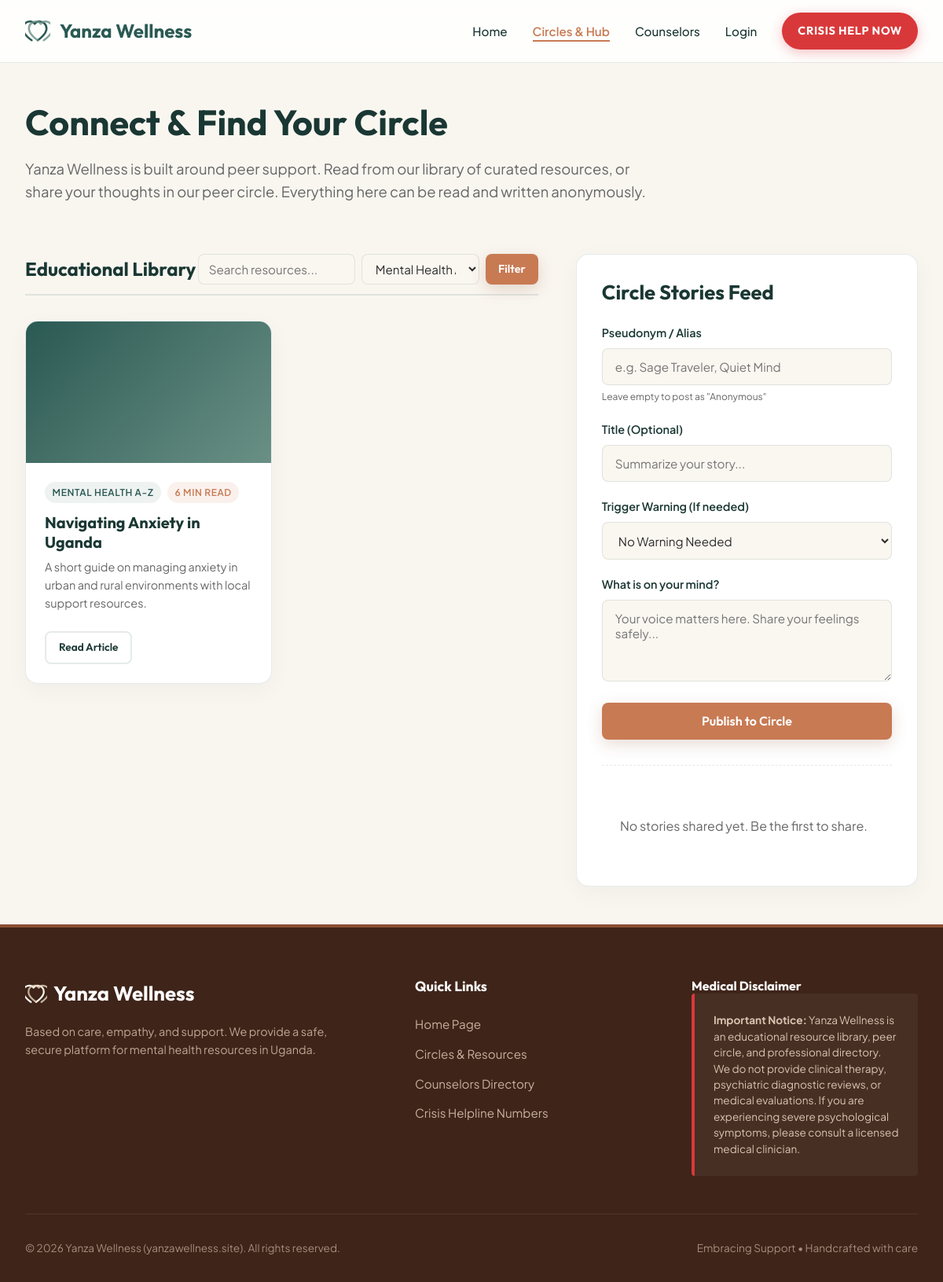
The page /connect.php?category=Mental Health A-Z on the database its author committed.
### tables this page shows
CREATE TABLE IF NOT EXISTS resources (
    id VARCHAR(36) PRIMARY KEY,
    title VARCHAR(255) NOT NULL,
    summary TEXT NOT NULL,
    content TEXT NOT NULL,
    category VARCHAR(100) NOT NULL,
    read_time VARCHAR(20) DEFAULT '5 min read',
    banner_image VARCHAR(255) DEFAULT NULL,
    created_at TIMESTAMP DEFAULT CURRENT_TIMESTAMP
);

### includes/security.php (called while the page is built, shortened)
<?php
function sanitize($data) {
    return htmlspecialchars(trim($data ?? ''), ENT_QUOTES, 'UTF-8');
}

### connect.php (the view, shortened to what this page needs)
<?php
require_once __DIR__ . '/includes/header.php';
$db = getDBConnection();
$search_query = trim($_GET['search'] ?? '');
$category_filter = trim($_GET['category'] ?? '');
try {
    $resource_sql = "SELECT * FROM resources WHERE 1=1";
    $resource_params = [];
    if (!empty($category_filter) && $category_filter !== 'All') {
        $resource_sql .= " AND category = :category";
        $resource_params['category'] = $category_filter;
    }
    $resource_sql .= " ORDER BY created_at DESC";
    $resource_stmt = $db->prepare($resource_sql);
    $resource_stmt->execute($resource_params);
    $resources = $resource_stmt->fetchAll();
    $feed_stmt = $db->query("SELECT * FROM community_feed WHERE is_flagged = 0 ORDER BY created_at DESC");
    $feed_posts = $feed_stmt->fetchAll();
    $cat_stmt = $db->query("SELECT DISTINCT category FROM resources");
    $categories = $cat_stmt->fetchAll(PDO::FETCH_COLUMN);
} catch (PDOException $e) {
    error_log("Database Feed/Resource Query Failure: " . $e->getMessage());
    $resources = [];
    $feed_posts = [];
    $categories = [];
}
?>
<div class="hub-layout">
    <div class="hub-title-block">
        <h1>Connect & Find Your Circle</h1>
        <p style="color: var(--color-text-muted); font-size: 1.15rem; max-width: 800px;">
            Yanza Wellness is built around peer support. Read from our library of curated resources, or share your thoughts in our peer circle. Everything here can be read and written anonymously.
        </p>
    </div>
    <div>
        <div class="section-header" id="resources">
            <h2>Educational Library</h2>
            <form action="connect.php" method="GET" style="display: flex; gap: 0.5rem; flex-wrap: wrap;">
                <input type="text" name="search" placeholder="Search resources..." class="input-control" style="width: 200px; padding: 0.5rem 0.8rem;" value="<?php echo sanitize($search_query); ?>">
                <select name="category" class="input-control" style="width: 150px; padding: 0.5rem 0.8rem;" onchange="this.form.submit()">
                    <?php foreach ($categories as $cat): ?>
                        <option value="<?php echo sanitize($cat); ?>" <?php echo $category_filter === $cat ? 'selected' : ''; ?>>
                            <?php echo sanitize($cat); ?>
                        </option>
                    <?php endforeach; ?>
                </select>
                <button type="submit" class="btn btn-primary" style="padding: 0.5rem 1rem; font-size: 0.9rem; border-radius: 8px;">Filter</button>
            </form>
        </div>
        <?php if (empty($resources)): ?>
            <div style="background-color: var(--bg-card); padding: 3rem; text-align: center; border-radius: var(--border-radius); border: 1px solid var(--border-color);">
                <p style="color: var(--color-text-muted); font-size: 1.1rem;">No articles found matching your criteria. Try adjusting your filters.</p>
            </div>
        <?php else: ?>
            <div class="articles-grid">
                <?php foreach ($resources as $res): ?>
                    <article class="article-card">
                        <div class="article-banner" style="background: linear-gradient(135deg, var(--color-slate-teal) 0%, var(--color-sage-green) 100%);"></div>
                        <div class="article-body">
                            <div class="tag-row">
                                <span class="tag"><?php echo sanitize($res['category']); ?></span>
                                <span class="tag" style="background-color: rgba(200, 122, 83, 0.1); color: var(--color-cta-terracotta);"><?php echo sanitize($res['read_time']); ?></span>
                            </div>
                            <h3><?php echo sanitize($res['title']); ?></h3>
                            <p><?php echo sanitize($res['summary']); ?></p>
                            <div style="margin-top: auto; display: flex; justify-content: space-between; align-items: center;">
                                <a href="#article-modal-<?php echo $res['id']; ?>" class="btn btn-secondary" style="padding: 0.5rem 1rem; font-size: 0.85rem; border-radius: 8px; border-color: var(--border-color);">Read Article</a>
                            </div>
                        </div>
                    </article>
                <?php endforeach; ?>
            </div>
        <?php endif; ?>
    </div>
    <div>
        <div class="feed-container">
            <h2 style="font-size: 1.6rem; margin-bottom: 1.5rem; color: var(--color-teal-dark);">Circle Stories Feed</h2>
            <form action="connect.php" method="POST" class="feed-form">
                <div class="form-group">
                    <label for="alias">Pseudonym / Alias</label>
                    <input type="text" id="alias" name="alias" class="input-control" placeholder="e.g. Sage Traveler, Quiet Mind" value="<?php echo isset($alias) && empty($success) ? sanitize($alias) : ''; ?>">
                    <span style="font-size: 0.75rem; color: var(--color-text-muted);">Leave empty to post as "Anonymous"</span>
                </div>
                <div class="form-group">
                    <label for="title">Title (Optional)</label>
                    <input type="text" id="title" name="title" class="input-control" placeholder="Summarize your story..." value="<?php echo isset($title) && empty($success) ? sanitize($title) : ''; ?>">
                </div>
                <div class="form-group">
                    <label for="trigger_warning">Trigger Warning (If needed)</label>
                    <select id="trigger_warning" name="trigger_warning" class="input-control">
                        <option value="None">No Warning Needed</option>
                    </select>
                </div>
                <div class="form-group">
                    <label for="content">What is on your mind?</label>
                    <textarea id="content" name="content" class="input-control" rows="4" placeholder="Your voice matters here. Share your feelings safely..." required></textarea>
                </div>
                <button type="submit" class="btn btn-primary" style="background-color: var(--color-cta-terracotta); width: 100%; border-radius: 8px;">Publish to Circle</button>
            </form>
            <div style="max-height: 500px; overflow-y: auto; padding-right: 0.5rem;">
                <?php if (empty($feed_posts)): ?>
                    <p style="color: var(--color-text-muted); text-align: center; padding: 2rem 0;">No stories shared yet. Be the first to share.</p>
                <?php endif; ?>
            </div>
        </div>
    </div>
</div>
<?php
require_once __DIR__ . '/includes/footer.php';
?>

### css/style.css (style rules this page uses)
:root { --font-heading: 'Outfit', sans-serif; --font-body: 'Plus Jakarta Sans', sans-serif; --color-terracotta: #8C4F34; --color-ochre-sand: #E8D4BE; --color-sage-green: #6A9085; --color-clay-dark: #3E2419; --color-warm-white: #FAF6F0; --color-slate-teal: #2A5953; --color-cream-light: #F9F6F0; --color-cta-terracotta: #C87A53; --color-teal-dark: #1A3733; --color-sea-pine: #1B4341; --color-mint-cream: #EAF2F1; --color-muted-gold: #D4AF37; --color-pine-dark: #0F2726; --color-crisis-red: #D9383A; --color-crisis-hover: #B82527; --color-text-dark: #2D2D2D; --color-text-muted: #666666; --color-white: #FFFFFF; --bg-app: var(--color-warm-white); --bg-card: var(--color-white); --text-primary: var(--color-text-dark); --text-accent: var(--color-terracotta); --border-color: rgba(140, 79, 52, 0.15); --transition-smooth: all 0.3s cubic-bezier(0.4, 0, 0.2, 1); --shadow-soft: 0 8px 30px rgba(0, 0, 0, 0.04); --shadow-hover: 0 14px 40px rgba(140, 79, 52, 0.10); --border-radius: 16px; --border-radius-lg: 24px; }
[data-theme="connect"] { --bg-app: var(--color-cream-light); --bg-card: var(--color-white); --text-primary: var(--color-teal-dark); --text-accent: var(--color-cta-terracotta); --border-color: rgba(42, 89, 83, 0.12); --shadow-hover: 0 14px 40px rgba(42, 89, 83, 0.08); }
* { box-sizing: border-box; margin: 0; padding: 0; }
body { background-color: var(--bg-app); color: var(--text-primary); font-family: var(--font-body); line-height: 1.6; overflow-x: hidden; transition: var(--transition-smooth); min-height: 100vh; display: flex; flex-direction: column; }
h1, h2, h3, h4, h5, h6 { font-family: var(--font-heading); font-weight: 700; line-height: 1.25; color: var(--text-primary); }
a { color: var(--text-accent); text-decoration: none; transition: var(--transition-smooth); }
.btn { display: inline-flex; align-items: center; justify-content: center; font-family: var(--font-heading); font-weight: 600; font-size: 1rem; padding: 0.85rem 2rem; border-radius: var(--border-radius); transition: var(--transition-smooth); cursor: pointer; border: none; }
.btn-primary { background-color: var(--text-accent); color: var(--color-white); box-shadow: 0 6px 20px rgba(140, 79, 52, 0.2); }
.btn-secondary { background-color: transparent; color: var(--text-primary); border: 2px solid var(--border-color); }
.hub-layout { max-width: 1200px; margin: 0 auto; padding: 3rem 2rem; display: grid; grid-template-columns: 1.8fr 1.2fr; gap: 3rem; }
.hub-title-block { grid-column: 1 / -1; margin-bottom: 1rem; }
.hub-title-block h1 { font-size: 2.8rem; margin-bottom: 1rem; }
.section-header { display: flex; justify-content: space-between; align-items: center; margin-bottom: 2rem; border-bottom: 2px solid var(--border-color); padding-bottom: 0.75rem; }
.articles-grid { display: grid; grid-template-columns: 1fr 1fr; gap: 1.5rem; margin-bottom: 3rem; }
.article-card { background-color: var(--bg-card); border: 1px solid var(--border-color); border-radius: var(--border-radius); overflow: hidden; box-shadow: var(--shadow-soft); transition: var(--transition-smooth); display: flex; flex-direction: column; }
.article-banner { height: 180px; background-size: cover; background-position: center; }
.article-body { padding: 1.5rem; display: flex; flex-direction: column; flex-grow: 1; }
.tag-row { display: flex; gap: 0.5rem; margin-bottom: 0.75rem; flex-wrap: wrap; }
.tag { font-size: 0.75rem; font-weight: 600; padding: 0.25rem 0.6rem; border-radius: 20px; background-color: rgba(42, 89, 83, 0.08); color: var(--color-slate-teal); text-transform: uppercase; letter-spacing: 0.05em; }
.article-body h3 { font-size: 1.25rem; margin-bottom: 0.5rem; }
.article-body p { color: var(--color-text-muted); font-size: 0.9rem; margin-bottom: 1.5rem; flex-grow: 1; }
.feed-container { background-color: var(--bg-card); border: 1px solid var(--border-color); border-radius: var(--border-radius); padding: 2rem; box-shadow: var(--shadow-soft); height: fit-content; }
.feed-form { margin-bottom: 2rem; border-bottom: 1px dashed var(--border-color); padding-bottom: 2rem; }
.form-group { margin-bottom: 1.25rem; }
.form-group label { display: block; font-weight: 600; font-size: 0.9rem; margin-bottom: 0.5rem; color: var(--text-primary); }
.input-control { width: 100%; padding: 0.8rem 1rem; border-radius: 8px; border: 1.5px solid var(--border-color); background-color: var(--color-warm-white); font-family: inherit; font-size: 0.95rem; transition: var(--transition-smooth); color: var(--color-text-dark); }

### rows shown on the page
resources: category "MENTAL HEALTH A-Z", read_time "6 MIN READ", title "Navigating Anxiety in Uganda", summary "A short guide on managing anxiety in urban and rural environments with local support resources."

### other values the page prints
form field category "Mental Health A-Z"
